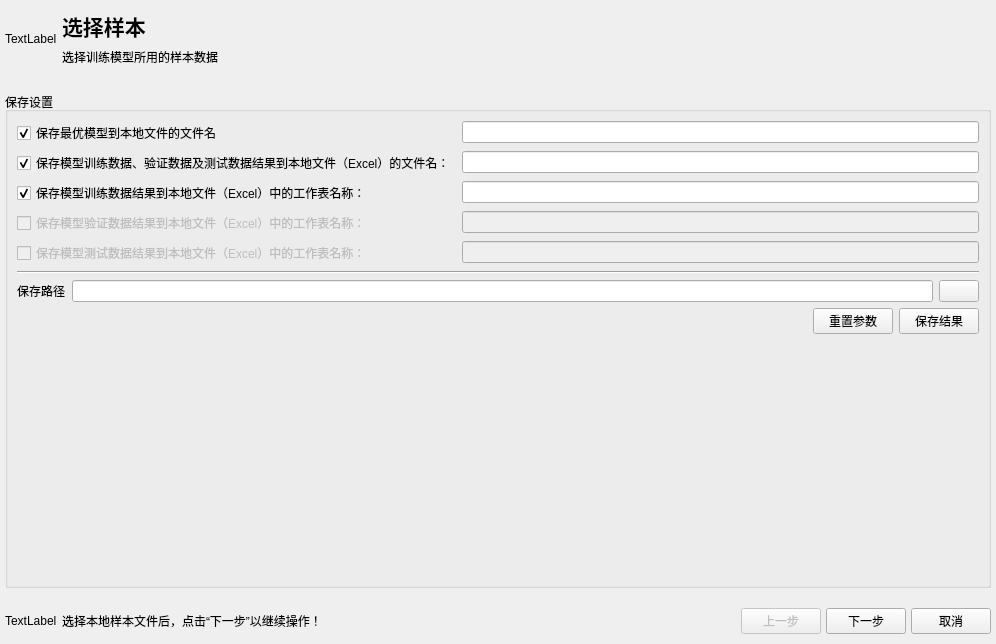
<?xml version="1.0" encoding="UTF-8"?>
<ui version="4.0">
 <class>ScikitLearnMLDialog</class>
 <widget class="QDialog" name="ScikitLearnMLDialog">
  <property name="geometry">
   <rect>
    <x>0</x>
    <y>0</y>
    <width>996</width>
    <height>644</height>
   </rect>
  </property>
  <property name="windowTitle">
   <string>scikit-learn机器学习</string>
  </property>
  <property name="styleSheet">
   <string notr="true"/>
  </property>
  <layout class="QVBoxLayout" name="topDialogVerticalLayout" stretch="0,0,0">
   <property name="spacing">
    <number>5</number>
   </property>
   <property name="leftMargin">
    <number>5</number>
   </property>
   <property name="topMargin">
    <number>10</number>
   </property>
   <property name="rightMargin">
    <number>5</number>
   </property>
   <property name="bottomMargin">
    <number>10</number>
   </property>
   <item>
    <layout class="QGridLayout" name="topOperationWidgetGridLayout">
     <property name="bottomMargin">
      <number>10</number>
     </property>
     <item row="0" column="1">
      <widget class="QLabel" name="operationTitleLabel">
       <property name="font">
        <font>
         <family>Aharoni</family>
         <pointsize>16</pointsize>
         <weight>75</weight>
         <bold>true</bold>
        </font>
       </property>
       <property name="text">
        <string>选择样本</string>
       </property>
      </widget>
     </item>
     <item row="1" column="1">
      <widget class="QLabel" name="operationDescriptionLabel">
       <property name="text">
        <string>选择训练模型所用的样本数据</string>
       </property>
      </widget>
     </item>
     <item row="0" column="0" rowspan="2">
      <widget class="QLabel" name="operationLogoLabel">
       <property name="text">
        <string>TextLabel</string>
       </property>
      </widget>
     </item>
     <item row="0" column="2">
      <spacer name="topOperationGridLayoutHorizontalSpacer_1">
       <property name="orientation">
        <enum>Qt::Horizontal</enum>
       </property>
       <property name="sizeHint" stdset="0">
        <size>
         <width>40</width>
         <height>20</height>
        </size>
       </property>
      </spacer>
     </item>
     <item row="1" column="2">
      <spacer name="topOperationGridLayoutHorizontalSpacer_2">
       <property name="orientation">
        <enum>Qt::Horizontal</enum>
       </property>
       <property name="sizeHint" stdset="0">
        <size>
         <width>40</width>
         <height>20</height>
        </size>
       </property>
      </spacer>
     </item>
    </layout>
   </item>
   <item>
    <widget class="QStackedWidget" name="scikitLearnSettingStackedWidget">
     <property name="currentIndex">
      <number>3</number>
     </property>
     <widget class="QWidget" name="selectSamplePage">
      <layout class="QVBoxLayout" name="selectSampleVerticalLayout" stretch="0,1">
       <property name="spacing">
        <number>5</number>
       </property>
       <property name="leftMargin">
        <number>0</number>
       </property>
       <property name="topMargin">
        <number>10</number>
       </property>
       <property name="rightMargin">
        <number>0</number>
       </property>
       <property name="bottomMargin">
        <number>10</number>
       </property>
       <item>
        <widget class="QGroupBox" name="sampleSettingGroupBox">
         <property name="title">
          <string>样本设置</string>
         </property>
         <layout class="QGridLayout" name="sampleSettingGroupBoxGridLayout">
          <property name="leftMargin">
           <number>5</number>
          </property>
          <property name="topMargin">
           <number>5</number>
          </property>
          <property name="rightMargin">
           <number>5</number>
          </property>
          <property name="bottomMargin">
           <number>5</number>
          </property>
          <property name="verticalSpacing">
           <number>15</number>
          </property>
          <item row="1" column="4">
           <widget class="QCheckBox" name="isIncludeColTitleCheckBox">
            <property name="text">
             <string>包含列标题</string>
            </property>
            <property name="checked">
             <bool>true</bool>
            </property>
           </widget>
          </item>
          <item row="1" column="7">
           <spacer name="sampleSettingGroupBoxHorizontalSpacer2">
            <property name="orientation">
             <enum>Qt::Horizontal</enum>
            </property>
            <property name="sizeHint" stdset="0">
             <size>
              <width>40</width>
              <height>20</height>
             </size>
            </property>
           </spacer>
          </item>
          <item row="4" column="0">
           <widget class="QLabel" name="selectTrainingValidationSampleLabel">
            <property name="maximumSize">
             <size>
              <width>150</width>
              <height>16777215</height>
             </size>
            </property>
            <property name="text">
             <string>训练-验证样本：</string>
            </property>
           </widget>
          </item>
          <item row="4" column="12">
           <widget class="QPushButton" name="selectTrainingValidationSamplePushButton">
            <property name="text">
             <string/>
            </property>
           </widget>
          </item>
          <item row="4" column="1" colspan="11">
           <widget class="QLineEdit" name="selectTrainingValidationSampleLineEdit"/>
          </item>
          <item row="1" column="0">
           <widget class="QLabel" name="sampleTypeLabel">
            <property name="maximumSize">
             <size>
              <width>100</width>
              <height>16777215</height>
             </size>
            </property>
            <property name="text">
             <string>样本文件类型：</string>
            </property>
           </widget>
          </item>
          <item row="5" column="12">
           <widget class="QPushButton" name="selectTestSamplePushButton">
            <property name="text">
             <string/>
            </property>
           </widget>
          </item>
          <item row="1" column="2">
           <spacer name="sampleSettingGroupBoxHorizontalSpacer1">
            <property name="orientation">
             <enum>Qt::Horizontal</enum>
            </property>
            <property name="sizeHint" stdset="0">
             <size>
              <width>40</width>
              <height>20</height>
             </size>
            </property>
           </spacer>
          </item>
          <item row="1" column="9">
           <spacer name="sampleSettingGroupBoxHorizontalSpacer3">
            <property name="orientation">
             <enum>Qt::Horizontal</enum>
            </property>
            <property name="sizeHint" stdset="0">
             <size>
              <width>40</width>
              <height>20</height>
             </size>
            </property>
           </spacer>
          </item>
          <item row="5" column="0">
           <widget class="QLabel" name="selectTestSampleLabel">
            <property name="enabled">
             <bool>false</bool>
            </property>
            <property name="maximumSize">
             <size>
              <width>150</width>
              <height>16777215</height>
             </size>
            </property>
            <property name="text">
             <string>测试样本（可选）：</string>
            </property>
           </widget>
          </item>
          <item row="5" column="1" colspan="11">
           <widget class="QLineEdit" name="selectTestSampleLineEdit"/>
          </item>
          <item row="1" column="5">
           <spacer name="horizontalSpacer">
            <property name="orientation">
             <enum>Qt::Horizontal</enum>
            </property>
            <property name="sizeHint" stdset="0">
             <size>
              <width>40</width>
              <height>20</height>
             </size>
            </property>
           </spacer>
          </item>
          <item row="1" column="1">
           <widget class="QCheckBox" name="isIncludeRowTitleCheckBox">
            <property name="text">
             <string>包含行标题</string>
            </property>
            <property name="checked">
             <bool>true</bool>
            </property>
           </widget>
          </item>
          <item row="1" column="6">
           <widget class="QRadioButton" name="isRowMajorRadioButton">
            <property name="text">
             <string>行优先</string>
            </property>
            <property name="checked">
             <bool>true</bool>
            </property>
           </widget>
          </item>
          <item row="1" column="8">
           <widget class="QRadioButton" name="isColMajorRadioButton">
            <property name="text">
             <string>列优先</string>
            </property>
           </widget>
          </item>
         </layout>
        </widget>
       </item>
       <item>
        <widget class="QFrame" name="frame">
         <property name="styleSheet">
          <string notr="true">background-color:white</string>
         </property>
         <property name="frameShape">
          <enum>QFrame::StyledPanel</enum>
         </property>
         <property name="frameShadow">
          <enum>QFrame::Sunken</enum>
         </property>
         <layout class="QHBoxLayout" name="horizontalLayout">
          <property name="spacing">
           <number>5</number>
          </property>
          <property name="leftMargin">
           <number>0</number>
          </property>
          <property name="topMargin">
           <number>0</number>
          </property>
          <property name="rightMargin">
           <number>0</number>
          </property>
          <property name="bottomMargin">
           <number>0</number>
          </property>
          <item>
           <layout class="QGridLayout" name="sampleStatisticChartGridLayout"/>
          </item>
         </layout>
        </widget>
       </item>
      </layout>
     </widget>
     <widget class="QWidget" name="setParameterPage">
      <layout class="QVBoxLayout" name="setParameterVerticalLayout" stretch="0,0">
       <property name="spacing">
        <number>5</number>
       </property>
       <property name="leftMargin">
        <number>0</number>
       </property>
       <property name="topMargin">
        <number>10</number>
       </property>
       <property name="rightMargin">
        <number>0</number>
       </property>
       <property name="bottomMargin">
        <number>10</number>
       </property>
       <item>
        <widget class="QGroupBox" name="scikitLearnSettingGroupBox">
         <property name="title">
          <string/>
         </property>
         <layout class="QGridLayout" name="gridLayout">
          <property name="leftMargin">
           <number>5</number>
          </property>
          <property name="topMargin">
           <number>5</number>
          </property>
          <property name="rightMargin">
           <number>5</number>
          </property>
          <property name="bottomMargin">
           <number>5</number>
          </property>
          <item row="0" column="7">
           <widget class="QPushButton" name="resetParameterPushButton">
            <property name="enabled">
             <bool>false</bool>
            </property>
            <property name="text">
             <string/>
            </property>
           </widget>
          </item>
          <item row="0" column="0">
           <widget class="QLabel" name="selectEstimatorLabel">
            <property name="maximumSize">
             <size>
              <width>60</width>
              <height>25</height>
             </size>
            </property>
            <property name="text">
             <string>学习器：</string>
            </property>
           </widget>
          </item>
          <item row="0" column="3">
           <widget class="QLabel" name="selectParameterTypeLabel">
            <property name="text">
             <string>参数类型：</string>
            </property>
           </widget>
          </item>
          <item row="0" column="4">
           <widget class="QComboBox" name="selectParameterTypeComboBox">
            <property name="minimumSize">
             <size>
              <width>85</width>
              <height>0</height>
             </size>
            </property>
            <item>
             <property name="text">
              <string>默认参数</string>
             </property>
            </item>
            <item>
             <property name="text">
              <string>调试参数</string>
             </property>
            </item>
            <item>
             <property name="text">
              <string>本地文件</string>
             </property>
            </item>
           </widget>
          </item>
          <item row="0" column="5">
           <spacer name="scikitLearnSettingGroupBoxHorizontalSpacer_3">
            <property name="orientation">
             <enum>Qt::Horizontal</enum>
            </property>
            <property name="sizeHint" stdset="0">
             <size>
              <width>40</width>
              <height>20</height>
             </size>
            </property>
           </spacer>
          </item>
          <item row="0" column="6">
           <widget class="QPushButton" name="importParameterFromFilePushButton">
            <property name="enabled">
             <bool>false</bool>
            </property>
            <property name="text">
             <string/>
            </property>
           </widget>
          </item>
          <item row="0" column="1">
           <widget class="QComboBox" name="selectEstimatorComboBox">
            <property name="minimumSize">
             <size>
              <width>85</width>
              <height>0</height>
             </size>
            </property>
            <property name="currentIndex">
             <number>0</number>
            </property>
            <item>
             <property name="text">
              <string>线性回归</string>
             </property>
            </item>
            <item>
             <property name="text">
              <string>岭回归</string>
             </property>
            </item>
            <item>
             <property name="text">
              <string>套索回归</string>
             </property>
            </item>
            <item>
             <property name="text">
              <string>支持向量机</string>
             </property>
            </item>
            <item>
             <property name="text">
              <string>神经网络</string>
             </property>
            </item>
            <item>
             <property name="text">
              <string>决策树</string>
             </property>
            </item>
            <item>
             <property name="text">
              <string>随机森林</string>
             </property>
            </item>
            <item>
             <property name="text">
              <string>提度提升树</string>
             </property>
            </item>
           </widget>
          </item>
          <item row="0" column="2">
           <spacer name="scikitLearnSettingGroupBoxHorizontalSpacer_2">
            <property name="orientation">
             <enum>Qt::Horizontal</enum>
            </property>
            <property name="sizeHint" stdset="0">
             <size>
              <width>40</width>
              <height>20</height>
             </size>
            </property>
           </spacer>
          </item>
          <item row="1" column="0">
           <widget class="QLabel" name="estimatorParameterFileLabel">
            <property name="enabled">
             <bool>false</bool>
            </property>
            <property name="text">
             <string>参数文件：</string>
            </property>
           </widget>
          </item>
          <item row="0" column="8">
           <widget class="QPushButton" name="saveParameterToFilePushButton">
            <property name="text">
             <string/>
            </property>
           </widget>
          </item>
          <item row="1" column="1" colspan="8">
           <widget class="QLineEdit" name="estimatorParameterFileLineEdit">
            <property name="enabled">
             <bool>false</bool>
            </property>
           </widget>
          </item>
         </layout>
        </widget>
       </item>
       <item>
        <layout class="QVBoxLayout" name="basicParameterVerticalLayout">
         <property name="topMargin">
          <number>5</number>
         </property>
         <item>
          <widget class="QLabel" name="basicParameterLabel">
           <property name="text">
            <string>基本参数：</string>
           </property>
          </widget>
         </item>
         <item>
          <widget class="QTableWidget" name="basicParameterTableWidget">
           <property name="rowCount">
            <number>50</number>
           </property>
           <attribute name="horizontalHeaderStretchLastSection">
            <bool>true</bool>
           </attribute>
           <attribute name="verticalHeaderVisible">
            <bool>false</bool>
           </attribute>
           <row/>
           <row/>
           <row/>
           <row/>
           <row/>
           <row/>
           <row/>
           <row/>
           <row/>
           <row/>
           <row/>
           <row/>
           <row/>
           <row/>
           <row/>
           <row/>
           <row/>
           <row/>
           <row/>
           <row/>
           <row/>
           <row/>
           <row/>
           <row/>
           <row/>
           <row/>
           <row/>
           <row/>
           <row/>
           <row/>
           <row/>
           <row/>
           <row/>
           <row/>
           <row/>
           <row/>
           <row/>
           <row/>
           <row/>
           <row/>
           <row/>
           <row/>
           <row/>
           <row/>
           <row/>
           <row/>
           <row/>
           <row/>
           <row/>
           <row/>
           <column>
            <property name="text">
             <string>参数名称</string>
            </property>
           </column>
           <column>
            <property name="text">
             <string>参数取值</string>
            </property>
           </column>
          </widget>
         </item>
        </layout>
       </item>
      </layout>
     </widget>
     <widget class="QWidget" name="trainEstimatorPage">
      <layout class="QHBoxLayout" name="trainModelHorizontalLayout" stretch="0,0">
       <property name="spacing">
        <number>5</number>
       </property>
       <property name="leftMargin">
        <number>0</number>
       </property>
       <property name="topMargin">
        <number>10</number>
       </property>
       <property name="rightMargin">
        <number>0</number>
       </property>
       <property name="bottomMargin">
        <number>10</number>
       </property>
       <item>
        <widget class="QGroupBox" name="preTrainingEstimatorInfoGroupBox">
         <property name="title">
          <string>预训练模型信息</string>
         </property>
         <layout class="QHBoxLayout" name="initModelTrainingInfoHorizontalLayout">
          <property name="leftMargin">
           <number>5</number>
          </property>
          <property name="topMargin">
           <number>5</number>
          </property>
          <property name="rightMargin">
           <number>5</number>
          </property>
          <property name="bottomMargin">
           <number>5</number>
          </property>
          <item>
           <widget class="QTextBrowser" name="preTrainingEstimatorInfoTextBrowser">
            <property name="styleSheet">
             <string notr="true">background:rgb(240,240,240)</string>
            </property>
            <property name="frameShape">
             <enum>QFrame::NoFrame</enum>
            </property>
           </widget>
          </item>
         </layout>
        </widget>
       </item>
       <item>
        <layout class="QVBoxLayout" name="trainEstimatorVerticalLayout">
         <item>
          <widget class="QGroupBox" name="trainSettingGroupBox">
           <property name="title">
            <string>训练设置</string>
           </property>
           <layout class="QGridLayout" name="trainEstimatorGridLayout">
            <property name="leftMargin">
             <number>5</number>
            </property>
            <property name="topMargin">
             <number>5</number>
            </property>
            <property name="rightMargin">
             <number>5</number>
            </property>
            <property name="bottomMargin">
             <number>5</number>
            </property>
            <item row="2" column="1">
             <widget class="QComboBox" name="nJobsComboBox">
              <property name="maximumSize">
               <size>
                <width>100</width>
                <height>16777215</height>
               </size>
              </property>
             </widget>
            </item>
            <item row="2" column="0">
             <widget class="QLabel" name="nJobsLabel">
              <property name="text">
               <string>工作核心数：</string>
              </property>
             </widget>
            </item>
            <item row="0" column="1">
             <widget class="QLineEdit" name="kFoldCVLineEdit">
              <property name="maximumSize">
               <size>
                <width>100</width>
                <height>16777215</height>
               </size>
              </property>
              <property name="text">
               <string>5</string>
              </property>
             </widget>
            </item>
            <item row="0" column="0">
             <widget class="QLabel" name="kFoldCVLabel">
              <property name="text">
               <string>交叉验证（K）：</string>
              </property>
             </widget>
            </item>
            <item row="1" column="2">
             <spacer name="trainEstimatorHorizontalSpacer">
              <property name="orientation">
               <enum>Qt::Horizontal</enum>
              </property>
              <property name="sizeHint" stdset="0">
               <size>
                <width>40</width>
                <height>20</height>
               </size>
              </property>
             </spacer>
            </item>
            <item row="1" column="3">
             <widget class="QPushButton" name="trainEstimatorPushButton">
              <property name="text">
               <string>训练</string>
              </property>
             </widget>
            </item>
           </layout>
          </widget>
         </item>
         <item>
          <widget class="QGroupBox" name="trainingCVTestResultGroupBox">
           <property name="title">
            <string>训练结果</string>
           </property>
           <layout class="QGridLayout" name="trainingCVTestResultGroupBoxGridLayout">
            <property name="leftMargin">
             <number>5</number>
            </property>
            <property name="topMargin">
             <number>10</number>
            </property>
            <property name="rightMargin">
             <number>5</number>
            </property>
            <property name="bottomMargin">
             <number>5</number>
            </property>
            <item row="2" column="2">
             <widget class="QLabel" name="estimatorScore_1Label">
              <property name="text">
               <string>OA</string>
              </property>
              <property name="alignment">
               <set>Qt::AlignCenter</set>
              </property>
             </widget>
            </item>
            <item row="10" column="3">
             <widget class="QPushButton" name="estimatorEvaluationChartPushButton">
              <property name="enabled">
               <bool>false</bool>
              </property>
              <property name="text">
               <string>模型评估图表</string>
              </property>
             </widget>
            </item>
            <item row="9" column="0" colspan="4">
             <widget class="Line" name="trainingCrossValidationTestResultGroupBoxLine">
              <property name="orientation">
               <enum>Qt::Horizontal</enum>
              </property>
             </widget>
            </item>
            <item row="5" column="1">
             <widget class="QLabel" name="cvSampleCountLabel">
              <property name="text">
               <string>-</string>
              </property>
              <property name="alignment">
               <set>Qt::AlignCenter</set>
              </property>
             </widget>
            </item>
            <item row="2" column="1">
             <widget class="QLabel" name="sampleCountLabel">
              <property name="text">
               <string>样本数</string>
              </property>
              <property name="alignment">
               <set>Qt::AlignCenter</set>
              </property>
             </widget>
            </item>
            <item row="4" column="3">
             <widget class="QLabel" name="trainingScore_2Label">
              <property name="text">
               <string>-</string>
              </property>
              <property name="alignment">
               <set>Qt::AlignCenter</set>
              </property>
             </widget>
            </item>
            <item row="10" column="2">
             <widget class="QPushButton" name="estimatorLearningCurveChartPushButton">
              <property name="enabled">
               <bool>false</bool>
              </property>
              <property name="text">
               <string>学习曲线图表</string>
              </property>
             </widget>
            </item>
            <item row="4" column="1">
             <widget class="QLabel" name="trainingSampleCountLabel">
              <property name="text">
               <string>-</string>
              </property>
              <property name="alignment">
               <set>Qt::AlignCenter</set>
              </property>
             </widget>
            </item>
            <item row="5" column="2">
             <widget class="QLabel" name="cvScore_1Label">
              <property name="text">
               <string>-</string>
              </property>
              <property name="alignment">
               <set>Qt::AlignCenter</set>
              </property>
             </widget>
            </item>
            <item row="5" column="0">
             <widget class="QLabel" name="cvResultLabel">
              <property name="text">
               <string>验证：</string>
              </property>
             </widget>
            </item>
            <item row="6" column="3">
             <widget class="QLabel" name="testScore_2Label">
              <property name="text">
               <string>-</string>
              </property>
              <property name="alignment">
               <set>Qt::AlignCenter</set>
              </property>
             </widget>
            </item>
            <item row="4" column="0">
             <widget class="QLabel" name="trainingResultLabel">
              <property name="maximumSize">
               <size>
                <width>70</width>
                <height>16777215</height>
               </size>
              </property>
              <property name="text">
               <string>训练：</string>
              </property>
             </widget>
            </item>
            <item row="6" column="1">
             <widget class="QLabel" name="testSampleCountLabel">
              <property name="text">
               <string>-</string>
              </property>
              <property name="alignment">
               <set>Qt::AlignCenter</set>
              </property>
             </widget>
            </item>
            <item row="6" column="0">
             <widget class="QLabel" name="testResultLabel">
              <property name="text">
               <string>测试：</string>
              </property>
             </widget>
            </item>
            <item row="4" column="2">
             <widget class="QLabel" name="trainingScore_1Label">
              <property name="text">
               <string>-</string>
              </property>
              <property name="alignment">
               <set>Qt::AlignCenter</set>
              </property>
             </widget>
            </item>
            <item row="2" column="3">
             <widget class="QLabel" name="estimatorScore_2Label">
              <property name="text">
               <string>Kappa系数</string>
              </property>
              <property name="alignment">
               <set>Qt::AlignCenter</set>
              </property>
             </widget>
            </item>
            <item row="5" column="3">
             <widget class="QLabel" name="cvScore_2Label">
              <property name="text">
               <string>-</string>
              </property>
              <property name="alignment">
               <set>Qt::AlignCenter</set>
              </property>
             </widget>
            </item>
            <item row="6" column="2">
             <widget class="QLabel" name="testScore_1Label">
              <property name="text">
               <string>-</string>
              </property>
              <property name="alignment">
               <set>Qt::AlignCenter</set>
              </property>
             </widget>
            </item>
            <item row="7" column="0" colspan="4">
             <widget class="Line" name="line">
              <property name="orientation">
               <enum>Qt::Horizontal</enum>
              </property>
             </widget>
            </item>
            <item row="8" column="0" colspan="4">
             <widget class="QTextBrowser" name="bestEstimatorInfoTextBrowser">
              <property name="maximumSize">
               <size>
                <width>16777215</width>
                <height>125</height>
               </size>
              </property>
              <property name="styleSheet">
               <string notr="true">background:rgb(240,240,240)</string>
              </property>
              <property name="frameShape">
               <enum>QFrame::NoFrame</enum>
              </property>
              <property name="html">
               <string>&lt;!DOCTYPE HTML PUBLIC &quot;-//W3C//DTD HTML 4.0//EN&quot; &quot;http://www.w3.org/TR/REC-html40/strict.dtd&quot;&gt;
&lt;html&gt;&lt;head&gt;&lt;meta name=&quot;qrichtext&quot; content=&quot;1&quot; /&gt;&lt;style type=&quot;text/css&quot;&gt;
p, li { white-space: pre-wrap; }
&lt;/style&gt;&lt;/head&gt;&lt;body style=&quot; font-family:'SimSun'; font-size:9pt; font-weight:400; font-style:normal;&quot;&gt;
&lt;p style=&quot; margin-top:0px; margin-bottom:0px; margin-left:0px; margin-right:0px; -qt-block-indent:0; text-indent:0px;&quot;&gt;Null&lt;/p&gt;&lt;/body&gt;&lt;/html&gt;</string>
              </property>
             </widget>
            </item>
           </layout>
          </widget>
         </item>
        </layout>
       </item>
      </layout>
     </widget>
     <widget class="QWidget" name="saveEstimatorDataPage">
      <layout class="QHBoxLayout" name="saveModelHorizontalLayout">
       <property name="spacing">
        <number>5</number>
       </property>
       <property name="leftMargin">
        <number>0</number>
       </property>
       <property name="topMargin">
        <number>10</number>
       </property>
       <property name="rightMargin">
        <number>0</number>
       </property>
       <property name="bottomMargin">
        <number>10</number>
       </property>
       <item>
        <widget class="QGroupBox" name="saveEstimatorDataGroupBox">
         <property name="title">
          <string>保存设置</string>
         </property>
         <layout class="QVBoxLayout" name="saveModelDataGroupBoxVerticalLayout">
          <item>
           <layout class="QFormLayout" name="saveEstimatorDataFormLayout">
            <item row="0" column="0">
             <widget class="QCheckBox" name="isSaveBestEstimatorToFileCheckBox">
              <property name="text">
               <string>保存最优模型到本地文件的文件名</string>
              </property>
              <property name="checked">
               <bool>true</bool>
              </property>
             </widget>
            </item>
            <item row="0" column="1">
             <widget class="QLineEdit" name="isSaveBestEstimatorToFileLineEdit"/>
            </item>
            <item row="1" column="0">
             <widget class="QCheckBox" name="isSaveEstimatorDataToExcelFileNameCheckBox">
              <property name="text">
               <string>保存模型训练数据、验证数据及测试数据结果到本地文件（Excel）的文件名：</string>
              </property>
              <property name="checked">
               <bool>true</bool>
              </property>
             </widget>
            </item>
            <item row="1" column="1">
             <widget class="QLineEdit" name="isSaveEstimatorDataToExcelFileNameLineEdit"/>
            </item>
            <item row="2" column="0">
             <widget class="QCheckBox" name="isSaveTrainingDataToWorkingSheetNameCheckBox">
              <property name="text">
               <string>保存模型训练数据结果到本地文件（Excel）中的工作表名称：</string>
              </property>
              <property name="checked">
               <bool>true</bool>
              </property>
             </widget>
            </item>
            <item row="2" column="1">
             <widget class="QLineEdit" name="isSaveTrainingDataToWorkingSheetNameLineEdit"/>
            </item>
            <item row="3" column="0">
             <widget class="QCheckBox" name="isSaveCVDataToWorkingSheetNameCheckBox">
              <property name="enabled">
               <bool>false</bool>
              </property>
              <property name="text">
               <string>保存模型验证数据结果到本地文件（Excel）中的工作表名称：</string>
              </property>
              <property name="checked">
               <bool>false</bool>
              </property>
             </widget>
            </item>
            <item row="3" column="1">
             <widget class="QLineEdit" name="isSaveCVDataToWorkingSheetNameLineEdit">
              <property name="enabled">
               <bool>false</bool>
              </property>
             </widget>
            </item>
            <item row="4" column="0">
             <widget class="QCheckBox" name="isSaveTestDataToWorkingSheetNameCheckBox">
              <property name="enabled">
               <bool>false</bool>
              </property>
              <property name="text">
               <string>保存模型测试数据结果到本地文件（Excel）中的工作表名称：</string>
              </property>
              <property name="checked">
               <bool>false</bool>
              </property>
             </widget>
            </item>
            <item row="4" column="1">
             <widget class="QLineEdit" name="isSaveTestDataToWorkingSheetNameLineEdit">
              <property name="enabled">
               <bool>false</bool>
              </property>
             </widget>
            </item>
           </layout>
          </item>
          <item>
           <widget class="Line" name="saveEstimatorDataGroupBoxVerticalLayoutLine">
            <property name="orientation">
             <enum>Qt::Horizontal</enum>
            </property>
           </widget>
          </item>
          <item>
           <layout class="QHBoxLayout" name="saveModelDataHorizontalLayout_1">
            <item>
             <widget class="QLabel" name="selectEstimatorDataSaveDirectoryLabel">
              <property name="text">
               <string>保存路径</string>
              </property>
             </widget>
            </item>
            <item>
             <widget class="QLineEdit" name="selectEstimatorDataSaveDirectoryLineEdit"/>
            </item>
            <item>
             <widget class="QPushButton" name="selectEstimatorDataSaveDirectoryPushButton">
              <property name="text">
               <string/>
              </property>
             </widget>
            </item>
           </layout>
          </item>
          <item>
           <layout class="QHBoxLayout" name="saveEstimatorDataHorizontalLayout_2">
            <item>
             <spacer name="saveEstimatorDataHorizontalLayout_2HorizontalSpacer">
              <property name="orientation">
               <enum>Qt::Horizontal</enum>
              </property>
              <property name="sizeHint" stdset="0">
               <size>
                <width>40</width>
                <height>20</height>
               </size>
              </property>
             </spacer>
            </item>
            <item>
             <widget class="QPushButton" name="resetSaveParameterPushButton">
              <property name="text">
               <string>重置参数</string>
              </property>
             </widget>
            </item>
            <item>
             <widget class="QPushButton" name="saveEstimatorDataPushButton">
              <property name="text">
               <string>保存结果</string>
              </property>
             </widget>
            </item>
           </layout>
          </item>
          <item>
           <spacer name="saveEstimatorDataGroupBoxVerticalLayoutVerticalSpacer">
            <property name="orientation">
             <enum>Qt::Vertical</enum>
            </property>
            <property name="sizeHint" stdset="0">
             <size>
              <width>20</width>
              <height>40</height>
             </size>
            </property>
           </spacer>
          </item>
         </layout>
        </widget>
       </item>
      </layout>
     </widget>
    </widget>
   </item>
   <item>
    <layout class="QHBoxLayout" name="bottomOperationWidgetHorizontalLayout">
     <property name="topMargin">
      <number>5</number>
     </property>
     <item>
      <widget class="QLabel" name="stepLogoLabel">
       <property name="text">
        <string>TextLabel</string>
       </property>
      </widget>
     </item>
     <item>
      <widget class="QLabel" name="stepTipLabel">
       <property name="text">
        <string>选择本地样本文件后，点击“下一步”以继续操作！</string>
       </property>
      </widget>
     </item>
     <item>
      <spacer name="bottomOperationVerticalLayoutHorizontalSpacer_1">
       <property name="orientation">
        <enum>Qt::Horizontal</enum>
       </property>
       <property name="sizeHint" stdset="0">
        <size>
         <width>40</width>
         <height>20</height>
        </size>
       </property>
      </spacer>
     </item>
     <item>
      <widget class="QPushButton" name="previousStepPushButton">
       <property name="enabled">
        <bool>false</bool>
       </property>
       <property name="text">
        <string>上一步</string>
       </property>
      </widget>
     </item>
     <item>
      <widget class="QPushButton" name="nextStepPushButton">
       <property name="text">
        <string>下一步</string>
       </property>
      </widget>
     </item>
     <item>
      <widget class="QPushButton" name="cancelFinishPushButton">
       <property name="text">
        <string>取消</string>
       </property>
      </widget>
     </item>
    </layout>
   </item>
  </layout>
 </widget>
 <resources/>
 <connections/>
</ui>
